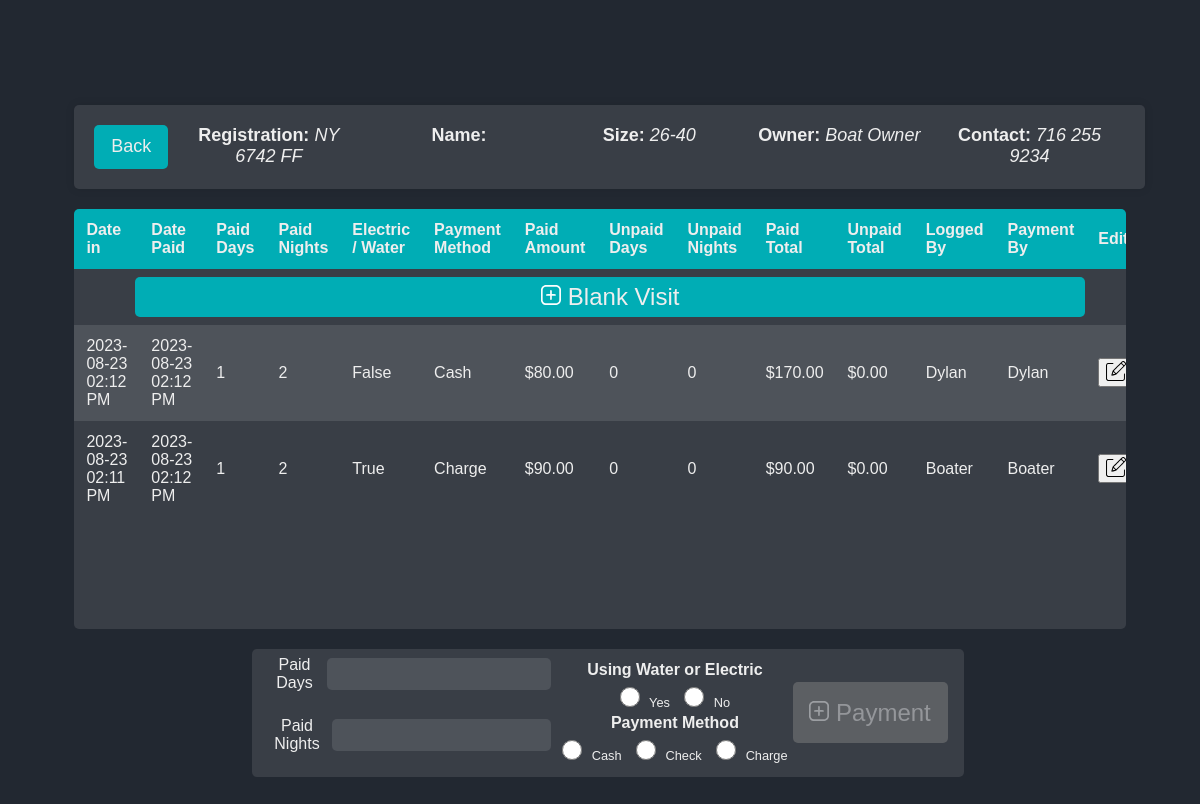
Page /visits?id=8 (signed in) on the committed database.
### website/models.py (models this page shows)
class Boat(db.Model):
    id = db.Column(db.Integer, primary_key=True)
    boat_reg = db.Column(db.String(150), unique=True)
    sanitized_boat_reg = db.Column(db.String(150), unique=True)
    boat_name = db.Column(db.String(150))
    sanitized_boat_name = db.Column(db.String(150))
    phone_number = db.Column(db.String(150))
    sanitized_phone_number = db.Column(db.String(150))
    owner_name = db.Column(db.String(150))
    sanitized_owner_name = db.Column(db.String(150))
    boat_size = db.Column(db.Integer)
    email = db.Column(db.String(150))
    zipcode = db.Column(db.String(150))
    visits = db.relationship('Visit', backref='boat')
    current_boats_id = db.Column(db.Integer, db.ForeignKey('current_boats.id'))
    total_paid_days = db.Column(db.Integer)
    total_paid_nights = db.Column(db.Integer)
    total_unpaid_days = db.Column(db.Integer)
    total_unpaid_nights = db.Column(db.Integer)
    paid_until = db.Column(db.String(150))
    latest_date_in = db.Column(db.String(150))

class Visit(db.Model):
    id = db.Column(db.Integer, primary_key=True)
    logged_by = db.Column(db.Integer, db.ForeignKey('user.id'))
    payment_by = db.Column(db.Integer, db.ForeignKey('user.id'))
    logged_by_user = db.relationship('User', foreign_keys=[logged_by], back_populates='logged_visits')
    payment_by_user = db.relationship('User', foreign_keys=[payment_by], back_populates='paid_visits')
    date_in = db.Column(db.String(150))
    date_paid = db.Column(db.String(150))
    paid_amount = db.Column(db.Float)
    paid_days = db.Column(db.Integer)
    paid_nights = db.Column(db.Integer)
    paid_enw = db.Column(db.Boolean)
    paid_with = db.Column(db.String(150))
    unpaid_days = db.Column(db.Integer)
    unpaid_nights = db.Column(db.Integer)
    total = db.Column(db.Float)
    unpaid_total = db.Column(db.Float)
    boat_id = db.Column(db.Integer, db.ForeignKey('boat.id'))

class User(db.Model, UserMixin):
    id = db.Column(db.Integer, primary_key=True)
    email = db.Column(db.String(150), unique=True)
    password = db.Column(db.String(150))
    first_name = db.Column(db.String(150))
    logged_visits = db.relationship('Visit', foreign_keys='Visit.logged_by', back_populates='logged_by_user')
    paid_visits = db.relationship('Visit', foreign_keys='Visit.payment_by', back_populates='payment_by_user')

### website/views.py (the view, shortened to what this page needs)
@views.route('/visits' , methods=['GET','POST'])
@login_required
def visits():
    form = PaymentForm()
    delete_visit_form = DeleteVisitForm()
    button_pressed = request.form.get('submit-button')
    selected_row_id = request.form.get('selectedRowId')
    print("Button pressed is: " + str(button_pressed))
    print("Selected row ID is:", selected_row_id)
    boat = getBoatById(request.args.get('id', ''))
    sorted_visits = sorted(boat.visits, key=sort_key, reverse=True)
    if button_pressed == "search":
        form.date_paid.data = calc_current_time()
        form.date_in.data = Visit.query.get(selected_row_id).date_in
    if not boat:
        flash("Bad Boat ID", category='error')
    boat = getBoatById(request.args.get('id', ''))
    sorted_visits = sorted(boat.visits, key=sort_key, reverse=True)
    return render_template("visits.html", form=form, boat=boat, visits=sorted_visits, delete_form=delete_visit_form)

### website/forms.py
class PaymentForm(FlaskForm):
    selectedRowId = HiddenField("Feild 1")
    date_in = StringField('Date In', validators=[DataRequired()])
    date_paid = StringField('Date Paid', validators=[DataRequired()])
    paid_days = StringField('Paid Days', validators=[DataRequired()])
    paid_nights = StringField('Paid Nights', validators=[DataRequired()])
    unpaid_days = StringField('Unpaid Days')
    unpaid_nights = StringField('Unpaid Nights')
    paid_enw = RadioField('Electric / Water', choices=[('Yes','Yes'), ('No', 'No') ] , validators=[DataRequired()])
    paid_with  = RadioField('Payment Method', choices=[('Cash','Cash'), ('Check', 'Check'), ('Charge', 'Charge') ] , validators=[DataRequired()])
    submit = SubmitField('Submit')

class DeleteVisitForm(FlaskForm):
    selecteddeleteRowId = HiddenField("Field 1")

### website/functions.py (called while the page is built)
def sort_key(visit):
    if visit.date_in is None:
        return datetime.min
    return datetime.strptime(visit.date_in, '%Y-%m-%d %H:%M:%S.%f+00:00')

def getBoatById(id):
    boat = Boat.query.get(id)
    if boat is None:
        flash('No boat with given ID found', 'error')
        return None
    else:
        return boat

### website/templates/visits.html (shortened to what this page needs)
{% extends "base.html" %}
{% block head %}
  <link rel="stylesheet" href="static/form-styles.css">
{% endblock %}
{% block styles %}static/visit-styles.css{% endblock %}
{% block content%}
<div id="boat-info" class="boat-info-container {% if not boat.total_unpaid_nights == None and boat.total_unpaid_nights > 0 %}red-tint{%elif not boat.total_unpaid_days == None and boat.total_unpaid_days > 0%} yellow-tint {% endif %}">
  <a href="{{ url_for('views.log_boat', boat_reg=boat.boat_reg, boat_name=boat.boat_name, phone_number=boat.phone_number, id=boat.id) }}" id="home-btn">Back</a>
  <div class="boat-info-item"><h3><span><b>Registration:</b> </span><em>{{boat.boat_reg}}</em></h3></div>
  <div class="boat-info-item"><h3><span><b>Name:</b> </span><em>{{boat.boat_name}}</em></h3></div>
  <div class="boat-info-item"><h3><span><b>Size:</b> </span><em>{{boat.boat_size}}</em></h3></div>
  <div class="boat-info-item"><h3><span><b>Owner:</b> </span><em>{{boat.owner_name}}</em></h3></div>
  <div class="boat-info-item"><h3><span><b>Contact:</b> </span><em>{{boat.phone_number}}</em></h3></div>
</div>
<div id="main-container">
    <div id="left-container" style="flex: 1;">
            <div id="table-container">
                <table id="search-results">
                <thead>
                    <tr>
                    <th>Date in</th>
                    <th>Date Paid</th>
                    <th>Paid Days</th>
                    <th>Paid Nights</th>
                    <th>Electric / Water</th>
                    <th>Payment Method</th>
                    <th>Paid Amount</th>
                    <th>Unpaid Days</th>
                    <th>Unpaid Nights</th>
                    <th>Paid Total</th>
                    <th>Unpaid Total</th>
                    <th>Logged By</th>
                    <th>Payment By</th>
                    <th>Edit</th>
                    </tr>
                </thead>
                <tbody>
                    <tr class="add-blank-visit" id="add-blank-visit">
                      <td colspan="14">
                          <form method="POST">
                            <button type="submit" class="btn btn-primary add-blank-visit-button" name="submit-button" value="add_new">
                              <img src="static/more.svg" alt="Add-blank-visit" width="20" height="20">
                              Blank Visit
                            </button>
                          </form>
                      </td>
                    </tr>
                    {% for visit in visits%}
                    <tr id="row-{{ visit.id }}" {% if not visit.unpaid_nights == None and visit.unpaid_nights > 0 %}class="red-tint"{%elif not visit.unpaid_days == None and visit.unpaid_days > 0%} class="yellow-tint" {% endif %}>
                      <form class="edit-form" method="POST" action="{{ url_for('views.update_payment', visitid=visit.id, id=boat.id) }}">
                        <td class="editable">
                          <div style="display: flex; align-items: center;">
                            <span class="text">{{ visit.date_in | utc_to_est}}</span>
                          </div>
                        </td>
                        <td class="editable">
                          <span class="text">{{ visit.date_paid | utc_to_est}}</span>
                        </td>
                        <td class="editable">
                          <span class="text">{{ visit.paid_days }}</span>
                          </td>
                        <td class="editable">
                          <span class="text">{{ visit.paid_nights }}</span>
                          </td>
                        <td class="editable">
                          <span class="text">{{ visit.paid_enw }}</span>
                          </td>
                        <td class="editable">
                          <span class="text">{{ visit.paid_with }}</span>
                          </td>
                          <td>
                            {% if visit.paid_amount == None %}
                              $0
                            {% else %}
                              ${{visit.paid_amount}}0
                            {% endif%}
                          </td>
                          <td class="editable">
                            <span class="text">{{ visit.unpaid_days  }}</span>
                          </td>
                          <td class="editable">
                            <span class="text">{{ visit.unpaid_nights  }}</span>
                          </td>
                          <td>
                            {% if visit.total == None %}
                              $0
                            {% else %}
                              ${{visit.total}}0
                            {% endif%}
                          </td>
                          <td>
                            {% if visit.unpaid_total == None %}
                              $0
                            {% else %}
                              ${{visit.unpaid_total}}0
                            {% endif%}
                          </td>
                          <td>
                            {% if visit.logged_by == None %}
                                None
                            {% elif visit.logged_by == 'BOATER' %}
                                Boater
                            {% else %}
                                {{ visit.logged_by|userID_to_name }}
                            {% endif %}
                          </td>
                          <td>
                            {% if visit.payment_by == None %}
                                None
                            {% elif visit.logged_by == 'BOATER' %}
                                Boater
                            {% else %}
                                {{ visit.payment_by|userID_to_name }}
                            {% endif %}
                          </td>
                          <td>
                            <button type="button" class="edit-button">
                              <img src="static/edit.svg" alt="Edit" width="20" height="20">
                            </button>
                          </td>
                      </form>
                    </tr>
                    {% endfor %}
                </tbody>
                </table>
            </div>
            </div>
    </div>
    <div id="right-container">
        <form method="POST" id="search">
          <div id="search-container" style="height: 7em;">
            <div>
                <div class="form-group">
                    {{ form.paid_days.label }}
                    {{ form.paid_days(class="form-control") }}
                </div>
                <div class="form-group">
                    {{ form.paid_nights.label }}
                    {{ form.paid_nights(class="form-control") }}
                </div>
            </div>
            <div class="radio-container">
                <div>
                    <h4 class="custom-heading">Using Water or Electric</h4>
                    {% for subfield in form.paid_enw %}
                        {{ subfield(class="form-check-input") }} {{ subfield.label(class="form-check-label") }}
                    {% endfor %}
                </div>
                <div>
                    <h4 class="custom-heading">Payment Method</h4>
                    {% for subfield in form.paid_with %}
                        {{ subfield(class="form-check-input") }} {{ subfield.label(class="form-check-label") }}
                    {% endfor %}
                </div>
            </div>
            <div>
              <div id="button-container">
                <button type="submit" class="btn btn-primary" id="login-btn" name="submit-button" value="search" >
                    <div >
                        <img src="static/more.svg" alt="Add-visit" width="20" height="20">
                        Payment
                    </div>
                </button>
            </div>
            </div>
          </div>
        </form>
</div>
{%endblock%}

### website/static/visit-styles.css (style rules this page uses)
body { margin: 0; padding: 1em; font-family: Arial, sans-serif; background-color: #222831; color: #eeeeee; height: 100%; overflow: auto; display: flex; flex-direction: column; }
#main-container { display: flex; justify-content: space-between; padding: 1.25em; box-sizing: border-box; flex-wrap: wrap; }
#left-container, #right-container { flex: 1; max-height: 100%; overflow: auto; box-sizing: border-box; }
#right-container { padding: 1.25em; }
#search-container { display: flex; flex-direction: column; align-items: center; margin-bottom: 1.25em; }
input[type="text"] { margin: 0.5em; width: 100%; max-width: 18.75em; }
table { background-color: #393e46; border-collapse: collapse; width: 100%; }
th, td { padding: 0.75em; text-align: left; }
th { background-color: #00adb5; }
tr:nth-child(even) { background-color: #4e535a; }
#button-container { display: flex; justify-content: center; }
#login-btn, #home-btn { font-size: 1.5em; text-align: center; background-color: #00adb5; color: #eeeeee; padding: 1.25em 2.5em; border: none; cursor: pointer; transition: background-color 0.3s ease, transform 0.3s ease; border-radius: 5px; display: inline-block; margin-right: 0.5em; }
#main-container { padding: 0; }

### website/static/form-styles.css (style rules this page uses)
body { background-color: #222831; font-family: 'Arial', sans-serif; margin: 0; display: flex; justify-content: center; align-items: center; height: 100vh; }
.form-group { margin-bottom: 1em; display: flex; justify-content: center; align-items: center; }
.form-group label { display: block; color: #eeeeee; }
.form-check-input, .form-check-label { display: inline-block; margin-right: 0.625em; }
.form-check-input { width: auto; height: auto; }
input[type='radio'] { width: 1.5625em; height: 1.5625em; }
.form-group input { width: 100%; padding: 0.625em; border: none; border-radius: 5px; }
.form-control { background-color: #393e46; color: #eeeeee; }
.form-control::placeholder { color: #adb5bd; }
.btn-primary, #update-btn { font-size: 1.5em; background-color: #00adb5; margin: auto; color: #eeeeee; padding: 1.25em 2.5em; border: none; cursor: pointer; transition: background-color 0.3s ease, transform 0.3s ease; border-radius: 5px; margin-bottom: 1.25em; }
#home-btn { font-size: 1.125em; background-color: #00adb5; color: #eeeeee; padding: 0.625em 0.9375em; border: none; cursor: pointer; text-decoration: none; transition: background-color 0.3s ease, transform 0.3s ease; border-radius: 5px; display: inline-block; margin-right: 0.3125em; }

### website/templates/visits.html (style rules this page uses)
.boat-info-container { display: flex; flex-wrap: wrap; justify-content: space-between; width: 98%; background: #393e46; padding: 1.25em; margin-bottom: 1.25em; border-radius: 5px; box-shadow: 0px 0px 10px 0px rgba(0,0,0,0.1); }
.boat-info-item { flex: 1; text-align: center; margin: 0 0.3125em; }
.boat-info-item h3, h2 { margin: 0; padding-top: 0; padding-bottom: 0; font-size: 1.125em; color: #eeeeee; font-weight: normal; }
#table-container { padding-bottom: 1.25em; height: 25em; overflow-y: auto; background-color: #393e46; border-radius: 5px; }
tr.add-blank-visit td { padding: 0.5em; text-align: center; }
.add-blank-visit-button { margin-bottom: 0px; width: 90%; padding: 0.25em 0.5em; }
.radio-container { padding: 0px; margin: 0px; }
.radio-container .form-check-input, .radio-container .form-check-label { font-size: 0.8rem; margin-right: 5px; margin-bottom: 0.2em; margin-top: 0em; padding: 0px; }
.custom-heading { font-size: 1em; margin-bottom: 0.5em; margin-top: 0.1em; }
#search-container { background-color: rgb(57, 62, 70); border-radius: 5px; width: 100%; display: flex; justify-content: center; align-items: center; flex-direction: row; padding: 0.5em; }
#search-container input { background-color:#4E535A; }
#right-container { display: flex; justify-content: center; }
#search-container button { padding: 0.7em; margin: 0em; }
#login-btn:disabled { opacity: 0.5; }

### rows in the picture
Boat: boat_reg "NY 6742 FF", boat_size "26-40", owner_name "Boat Owner", phone_number "716 255 9234"
Visit: date_in|utc_to_est "2023-08-23 02:12 PM", date_paid|utc_to_est "2023-08-23 02:12 PM", paid_days "1", paid_nights "2", paid_enw "False", paid_with "Cash", paid_amount "80.0", unpaid_days "0", unpaid_nights "0", total "170.0", unpaid_total "0.0", logged_by|userID_to_name "Dylan", payment_by|userID_to_name "Dylan"
Visit: date_in|utc_to_est "2023-08-23 02:11 PM", date_paid|utc_to_est "2023-08-23 02:12 PM", paid_days "1", paid_nights "2", paid_enw "True", paid_with "Charge", paid_amount "90.0", unpaid_days "0", unpaid_nights "0", total "90.0", unpaid_total "0.0", shows "Boater"

### other values in the picture
{{ subfield.label(class="form-check-label") }} "Yes" "No"
{{ subfield.label(class="form-check-label") }} "Cash" "Check" "Charge"
